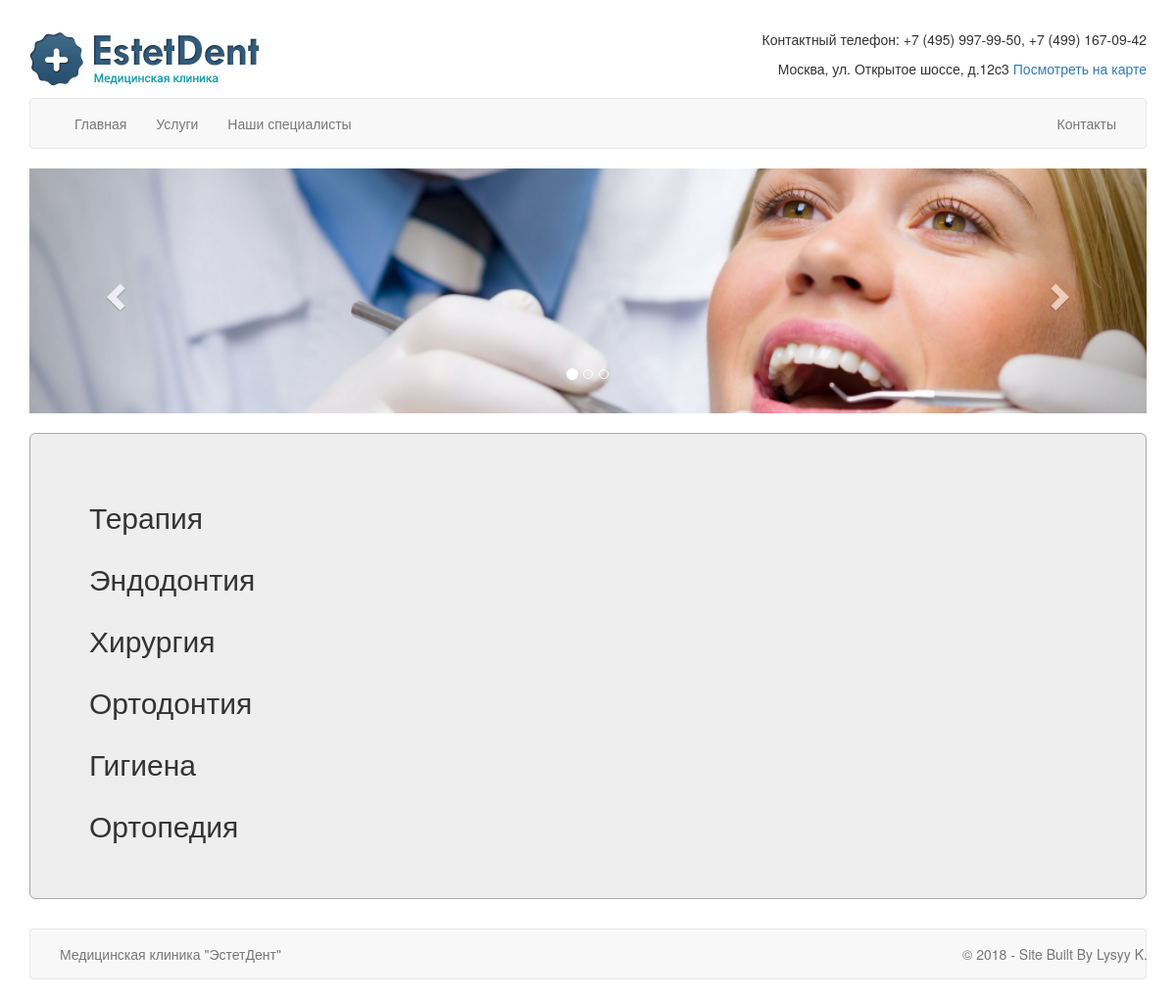
The app's page /service/ with its own data.
### estetdentsite/models.py (models this page shows)
class Service (models.Model):
    name = models.CharField(max_length=256)
    info = models.TextField()
    price = models.IntegerField()

### estetdentsite/views.py (the view)
# urls.py: path('service/', views.ServiceListView.as_view(), name='serv_list')
class ServiceListView(ListView):
    model = Service
    template_name = 'serv_list.html'
    def get_context_data(self, **kwargs):
        context = super().get_context_data(**kwargs)
        context['serv_list'] = Service.objects.all()
        return context

### templates/serv_list.html
{% extends 'base.html' %}
{% block content %}
    <div class="serv">
        <table>
            {% for serv in serv_list %}
                <tr>
                    <th><h2>{{ serv.name }}</h2></th>
                </tr>
            {% endfor %}
        </table>
    </div>
{% endblock %}

### static/css/style.css (style rules this page uses)
body { link: black; }

### records on screen
Service: name "Терапия"
Service: name "Эндодонтия"
Service: name "Хирургия"
Service: name "Ортодонтия"
Service: name "Гигиена"
Service: name "Ортопедия"
